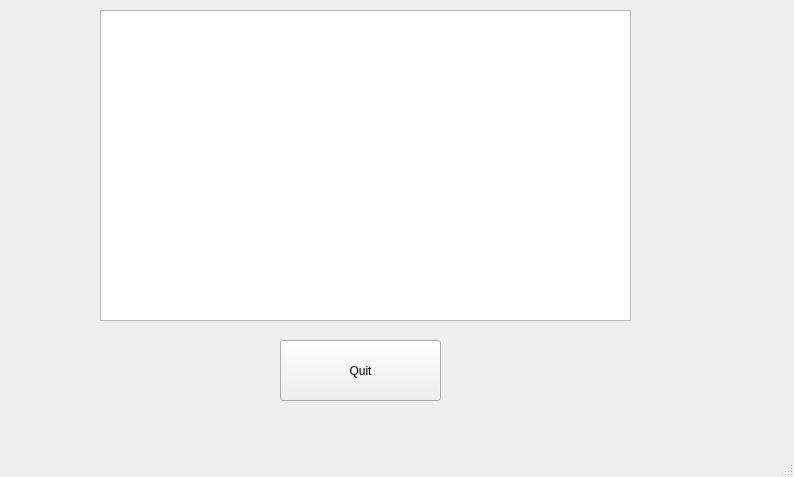
<?xml version="1.0" encoding="UTF-8"?>
<ui version="4.0">
 <class>MainWindow</class>
 <widget class="QMainWindow" name="MainWindow">
  <property name="geometry">
   <rect>
    <x>0</x>
    <y>0</y>
    <width>794</width>
    <height>477</height>
   </rect>
  </property>
  <property name="windowTitle">
   <string>MainWindow</string>
  </property>
  <widget class="QWidget" name="centralwidget">
   <widget class="QGraphicsView" name="graphicsView">
    <property name="geometry">
     <rect>
      <x>100</x>
      <y>10</y>
      <width>531</width>
      <height>311</height>
     </rect>
    </property>
   </widget>
   <widget class="QPushButton" name="pushButton">
    <property name="geometry">
     <rect>
      <x>280</x>
      <y>340</y>
      <width>161</width>
      <height>61</height>
     </rect>
    </property>
    <property name="text">
     <string>Quit</string>
    </property>
   </widget>
  </widget>
  <widget class="QMenuBar" name="menubar">
   <property name="geometry">
    <rect>
     <x>0</x>
     <y>0</y>
     <width>794</width>
     <height>34</height>
    </rect>
   </property>
  </widget>
  <widget class="QStatusBar" name="statusbar"/>
 </widget>
 <resources/>
 <connections/>
</ui>
